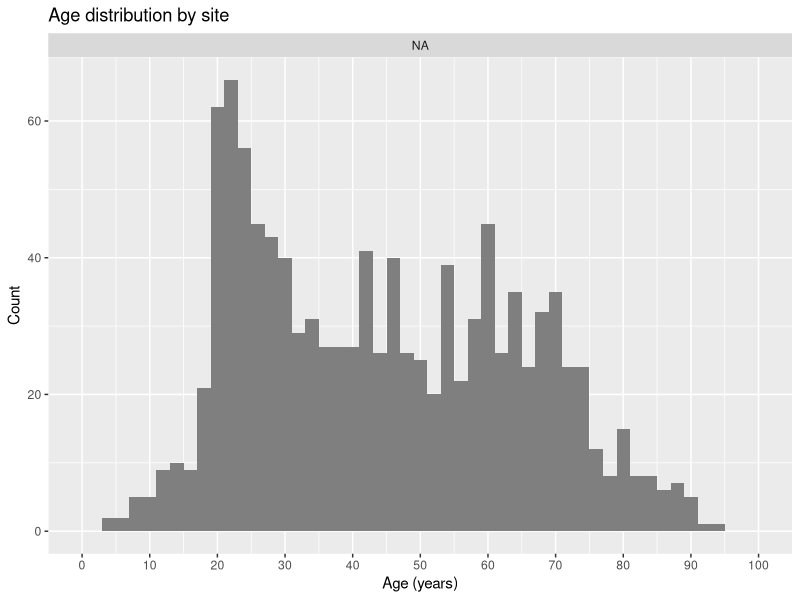

Source code (R):
library( ggplot2 )

resultsIXI <- read.csv( 'labelresultsANTsI.csv' )
resultsKirby <- read.csv( 'labelresultsANTsK.csv' )
resultsNKI <- read.csv( 'labelresultsANTsN.csv' )
resultsOasis <- read.csv( 'labelresultsANTsO.csv' )

resultsCombined <- rbind( resultsIXI, resultsKirby, resultsNKI, resultsOasis );

gender <- cut( resultsCombined$SEX, breaks = c( 0.5, 1.5, 2.5 ), label = c( "male", "female" ) );
gender[which( gender == 1 )] <- 'male';
gender[which( gender == 2 )] <- 'female';

site <- cut( as.numeric( resultsCombined$SITE ), breaks = c( 0.5, 1.5, 2.5, 3.5, 4.5, 5.5, 6.5 ), label = c( "IXI-Guys", "IXI-HH", "IXI-IOP", "MMRR", "NKI", "OASIS" ) )


plotData <- data.frame( cbind( Age = resultsCombined$AGE, Gender = gender, Site = site ) )
plotData <- transform( plotData, Gender = factor( Gender ) )
plotData$Site <- factor( site, levels = c( "IXI-Guys", "IXI-HH", "IXI-IOP", "MMRR", "NKI", "OASIS" ) )

myPlot <- ggplot( data = plotData, aes( x = Age, fill = Site ) ) +
             geom_histogram( binwidth = 2 ) +
             geom_bar() +
             facet_wrap( ~ Site ) +
             scale_x_continuous( "Age (years)", breaks = seq( 0, 100, by = 10 ), labels = seq( 0, 100, by = 10 ), limits = c( 0, 100 ) ) +
             scale_y_continuous( "Count" ) +
#              scale_colour_manual( values = c( male_color, female_color ), breaks = c( 1, 2 ), labels = c( "Male", "Female" ) ) +
              scale_fill_manual( values = c("#F8766D", "#C09B00", "#39B600", "#00C1A3", "#00B0F6", "#C77CFF"), breaks = 1:6, label = c( "IXI-Guys", "IXI-HH", "IXI-IOP", "MMRR", "NKI", "OASIS" ) ) +
#                theme( legend.justification = c( 0, 0 ), legend.position = c( 0, 0 ) ) +
             ggtitle( paste( "Age distribution by site", sep = "" ) )
ggsave( filename = paste0( "ageDistribution.pdf" ), plot = myPlot, width = 8, height = 6, units = 'in' )

# =============================================================
# this brings out the specific age - thickness relationship
# and also computes the "peak age" which is interesting ....
# =============================================================

if( FALSE )
  {
  thicknessValues <-as.matrix( resultsCombined[,6:37] )
  meanthickness<-apply(thicknessValues,FUN=mean,MARGIN=1)
  demog<-data.frame( resultsCombined , meanthickness )
  mysub<-meanthickness>1. & meanthickness<4 & demog$AGE > 1
  subdemog<-subset(demog,mysub)
  myform1<-paste("meanthickness ~ 1 + SEX + SITE + VOLUME ")
  myform2<-paste(myform1," + I(AGE) + I(AGE^2) + I(AGE^4)  ")
  mdl1<-lm( as.formula(myform1),data=subdemog)
  mdl2<-lm( as.formula(myform2),data=subdemog)
  pv<-anova(mdl1,mdl2)$P[[2]]
  visreg(mdl2, xvar=c("AGE","SEX"),main=as.character(pv))

  for ( x in 6:37 ) {
   myform1<-paste(colnames( resultsCombined )[x]," ~ 1 + SEX + SITE + VOLUME ")
   myform2<-paste(myform1," + I(AGE) + I(AGE^2)  ")
   print(myform2)
   mdl1<-lm( as.formula(myform1),data=subdemog)
   mdl2<-lm( as.formula(myform2),data=subdemog)
   thresid<-residuals( lm( myform1 ,data=subdemog) )
   mdl3<-lm( thresid ~ 1 + I(AGE) + I(AGE^2) , data=subdemog)
   mydf<-data.frame(AGE=c(10:160/2) )
   pa<-predict( mdl3 , newdata=mydf )
   peakage<-mydf$AGE[ which.max( pa ) ]
   pv<-anova(mdl1,mdl2)$P[[2]]
   visreg(mdl2, xvar=c("AGE","VOLUME"),main=paste(peakage,as.character(pv)))
   }
 }
